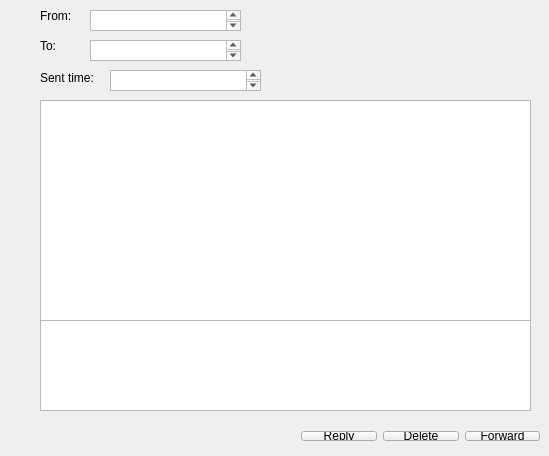
<?xml version="1.0" encoding="UTF-8"?>
<ui version="4.0">
 <class>CheckWindow</class>
 <widget class="QWidget" name="CheckWindow">
  <property name="geometry">
   <rect>
    <x>0</x>
    <y>0</y>
    <width>549</width>
    <height>456</height>
   </rect>
  </property>
  <property name="windowTitle">
   <string>CheckWindow</string>
  </property>
  <widget class="QLabel" name="Sender">
   <property name="geometry">
    <rect>
     <x>40</x>
     <y>10</y>
     <width>54</width>
     <height>12</height>
    </rect>
   </property>
   <property name="text">
    <string>From:</string>
   </property>
  </widget>
  <widget class="QLabel" name="Title">
   <property name="geometry">
    <rect>
     <x>40</x>
     <y>40</y>
     <width>54</width>
     <height>12</height>
    </rect>
   </property>
   <property name="text">
    <string>To:</string>
   </property>
  </widget>
  <widget class="QWidget" name="horizontalLayoutWidget">
   <property name="geometry">
    <rect>
     <x>290</x>
     <y>420</y>
     <width>261</width>
     <height>32</height>
    </rect>
   </property>
   <layout class="QHBoxLayout" name="horizontalLayout">
    <item>
     <widget class="QPushButton" name="Reply">
      <property name="text">
       <string>Reply</string>
      </property>
     </widget>
    </item>
    <item>
     <widget class="QPushButton" name="Delete">
      <property name="text">
       <string>Delete</string>
      </property>
     </widget>
    </item>
    <item>
     <widget class="QPushButton" name="Forward">
      <property name="text">
       <string>Forward</string>
      </property>
     </widget>
    </item>
    <item>
     <spacer name="horizontalSpacer">
      <property name="orientation">
       <enum>Qt::Horizontal</enum>
      </property>
      <property name="sizeHint" stdset="0">
       <size>
        <width>40</width>
        <height>20</height>
       </size>
      </property>
     </spacer>
    </item>
   </layout>
  </widget>
  <widget class="QTextBrowser" name="context">
   <property name="geometry">
    <rect>
     <x>40</x>
     <y>100</y>
     <width>491</width>
     <height>311</height>
    </rect>
   </property>
  </widget>
  <widget class="QTextBrowser" name="from">
   <property name="geometry">
    <rect>
     <x>90</x>
     <y>10</y>
     <width>151</width>
     <height>21</height>
    </rect>
   </property>
  </widget>
  <widget class="QTextBrowser" name="to">
   <property name="geometry">
    <rect>
     <x>90</x>
     <y>40</y>
     <width>151</width>
     <height>21</height>
    </rect>
   </property>
  </widget>
  <widget class="QTextBrowser" name="time">
   <property name="geometry">
    <rect>
     <x>110</x>
     <y>70</y>
     <width>151</width>
     <height>21</height>
    </rect>
   </property>
  </widget>
  <widget class="QLabel" name="Sender_2">
   <property name="geometry">
    <rect>
     <x>40</x>
     <y>70</y>
     <width>71</width>
     <height>16</height>
    </rect>
   </property>
   <property name="text">
    <string>Sent time:</string>
   </property>
  </widget>
  <widget class="QListView" name="listView">
   <property name="geometry">
    <rect>
     <x>40</x>
     <y>320</y>
     <width>491</width>
     <height>91</height>
    </rect>
   </property>
  </widget>
 </widget>
 <layoutdefault spacing="6" margin="11"/>
 <resources/>
 <connections>
  <connection>
   <sender>Reply</sender>
   <signal>clicked()</signal>
   <receiver>CheckWindow</receiver>
   <slot>CheckWindowClickedReply()</slot>
   <hints>
    <hint type="sourcelabel">
     <x>332</x>
     <y>441</y>
    </hint>
    <hint type="destinationlabel">
     <x>233</x>
     <y>417</y>
    </hint>
   </hints>
  </connection>
  <connection>
   <sender>Delete</sender>
   <signal>clicked()</signal>
   <receiver>CheckWindow</receiver>
   <slot>CheckWindowClickedDelete()</slot>
   <hints>
    <hint type="sourcelabel">
     <x>413</x>
     <y>433</y>
    </hint>
    <hint type="destinationlabel">
     <x>398</x>
     <y>418</y>
    </hint>
   </hints>
  </connection>
  <connection>
   <sender>Forward</sender>
   <signal>clicked()</signal>
   <receiver>CheckWindow</receiver>
   <slot>CheckWindowClickedForward()</slot>
   <hints>
    <hint type="sourcelabel">
     <x>501</x>
     <y>443</y>
    </hint>
    <hint type="destinationlabel">
     <x>541</x>
     <y>439</y>
    </hint>
   </hints>
  </connection>
 </connections>
 <slots>
  <slot>CheckWindowClickedReply()</slot>
  <slot>CheckWindowClickedDelete()</slot>
  <slot>CheckWindowClickedForward()</slot>
  <slot>CheckWindowClickedIndex(QModelIndex)</slot>
 </slots>
</ui>
